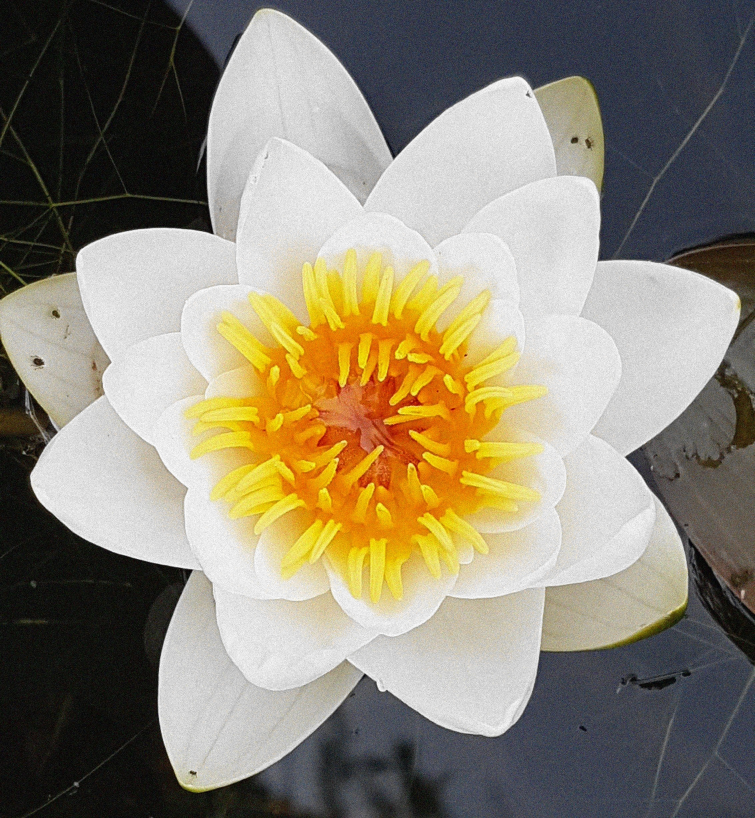
#> input picture DIP/hsv_enhance.jpg, 2264 x 2454 px (shown at 1/3 size)
$ python zad3.py
#> lines starting #> are read from the running program, lines starting #| are printed output that depends on the picture; after the words box and inside, x2 and y2 are one past the last pixel; in counts of white or black regions, pixels touching at a corner belong together
import cv2 as cv
import numpy as np

# hue [0, 179]
# saturation [0, 255]
# value [0, 255]
### o (e, e, e) (d, d, d, d) (t) (ddddddddddd)
'''
e
e
e
d
d
d
d
d
d
d
d
d
d
d
d
d
d
t
d
d
d
d
d
d
'''
###
'''
e
e
e
d
d
d
d
d
d
d
d
t
d
d
d
d
d
d
d
d
'''
cv.namedWindow("work", cv.WINDOW_NORMAL)
cv.resizeWindow("work", 1400, 900)
cv.namedWindow("work_previous_step", cv.WINDOW_NORMAL)
cv.resizeWindow("work_previous_step", 1400, 900)
'''
cv.namedWindow("output", cv.WINDOW_NORMAL)
cv.resizeWindow("output", 1400, 900)

cv.namedWindow("bgr", cv.WINDOW_NORMAL)
cv.resizeWindow("bgr", 1400, 900)
cv.namedWindow("hsv_enhance", cv.WINDOW_NORMAL)
cv.resizeWindow("hsv_enhance", 1400, 900)
cv.namedWindow("binary", cv.WINDOW_NORMAL)
cv.resizeWindow("binary", 1400, 900)
cv.namedWindow("edges", cv.WINDOW_NORMAL)
cv.resizeWindow("edges", 1400, 900)
# Read image
bgr = cv.imread("/home/kacper/Documents/LaTex/DIP/DIPz1Photo.jpg")
hsv = cv.cvtColor(bgr, cv.COLOR_BGR2HSV) # konwersja
hsv_s = np.copy(hsv)
(h, s, v) = cv.split(hsv_s)
for i in range(len(s)):
    for j in range(len(s[i])):
        if s[i][j] > (255 * 0.9):
            s[i][j] = 255
        else:
            s[i][j] = max(0, (5.0 / 4.0) * s[i][j] - (0.15*255))

binary = cv.adaptiveThreshold(v, 255, cv.ADAPTIVE_THRESH_MEAN_C, cv.THRESH_BINARY_INV, 151, 5)
hsv_s = cv.merge((h, s, v))

'''
# displaying output
#hsv_s = cv.cvtColor(hsv_s, cv.COLOR_HSV2BGR)
#cv.imwrite("hsv_s.jpg", hsv_s) to save


####
#   DRUGA CZĘŚĆ ZASTOSOWANIE MORFOLOGICZNYCH OPERACJI
####

hsv_s = cv.imread("hsv_enhance.jpg")
#> hsv_s is the input picture: shape (2454, 2264, 3); mean B, G, R 115.5, 133.6, 141.4
gray = cv.imread("value_gray.jpg", cv.COLOR_BGR2GRAY)
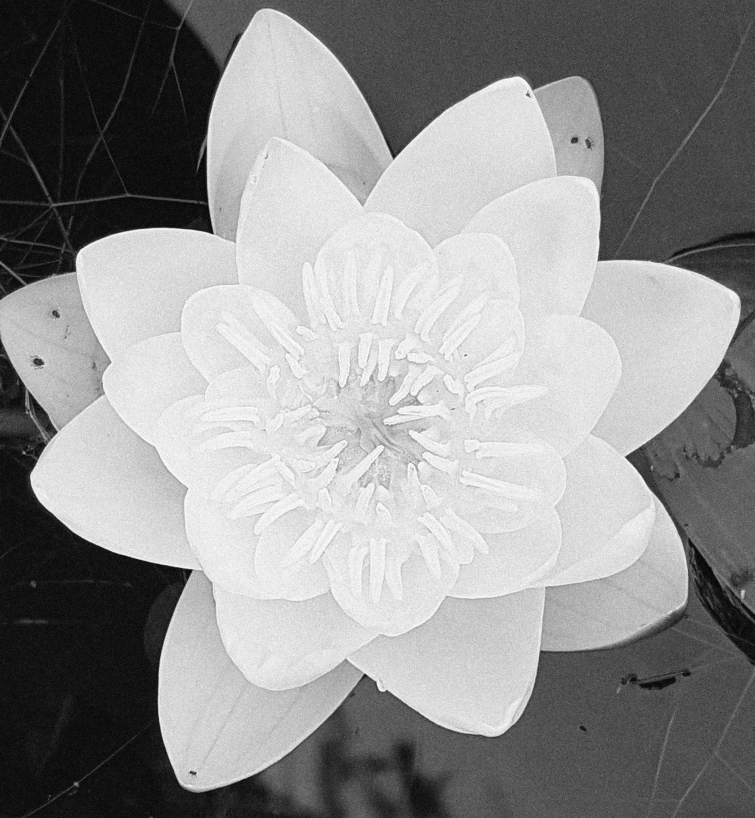
#> input picture DIP/value_gray.jpg, 2264 x 2454 px (shown at 1/3 size)
#> gray is the input picture: shape (2454, 2264); min 0, max 255, mean 145.4
binary = cv.adaptiveThreshold(gray, 255, cv.ADAPTIVE_THRESH_MEAN_C, cv.THRESH_BINARY_INV, 97, 10)
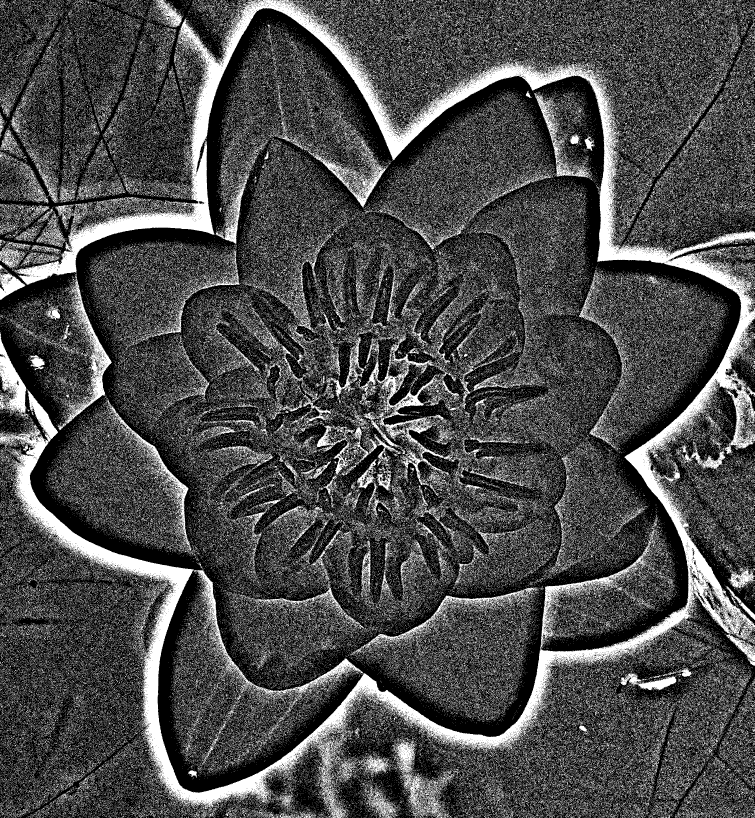
#> binary: shape (2454, 2264) (shown at 1/3 size); 29.5% white; 240007 white regions (232279 under 20 px), largest, box (x1, y1, x2, y2) and area: (0, 0, 2264, 2454) 384363, (1073, 998, 1383, 1478) 21401, (582, 1710, 1089, 2126) 15322

kernel = cv.getStructuringElement(cv.MORPH_CROSS, (3, 3))
start = np.copy(binary)
img_output = start
# Create an empty output image to hold values
#thin = np.zeros(binary.shape, dtype='uint8')
#img = img_output
#img_output = cv.morphologyEx(start, cv.MORPH_OPEN, kernel)
# Loop until erosion leads to an empty set
'''
while cv.countNonZero(img_output) != 0:
    # Erosion
    erode = cv.erode(img_output, kernel)
    # Opening on eroded image
    opening = cv.morphologyEx(erode, cv.MORPH_OPEN, kernel)
    # Subtract these two
    subset = erode - opening
    # Union of all previous sets
    thin = cv.bitwise_or(subset, thin)
    # Set the eroded image for next iteration
    img_output = erode.copy()

cv.imshow('work', img)
cv.imshow('output', thin)
cv.waitKey(0)

'''

# [30 lines of commented-out code are left out]
''' # Set proper saturation
hsv_s = np.copy(hsv)
h, s, v = cv.split(hsv_s)
for line in s:
    for i, item in enumerate(line):
        if item > (255 * 0.9):
            line[i] = 255
        else:
            line[i] = max(0, 5.0/4.0 * line[i] - 0.15)

# [5 lines of commented-out code are left out]
binary = cv.adaptiveThreshold(s, 255, cv.ADAPTIVE_THRESH_MEAN_C, cv.THRESH_BINARY_INV, 9, 5)
#hsv_s = cv.Canny(v,100,200)
cv.contourArea()
'''

instruction = "s - set kernel\nk - display kernel\ne - erode with current kernel\nd - dilate with current kernel\
    \no - opening operation\nc -closing operation\nb - one step back\nr - restart the work\nq - quit\n"
print(instruction)
pocket = np.copy(binary)
work = img_output
work_ps = np.copy(hsv_s)
#kernel = np.ones((3, 3),  dtype=np.uint8)
while True:
    cv.imshow("work", work)
    cv.imshow("work_previous_step", work_ps)
    cv.waitKey(0)
    cmd = input()
    if cmd == "q":
        print("quit")
        break
    elif cmd == "e":
        work_ps = work
        work = cv.erode(work, kernel, 1)
    elif cmd == "d":
        work_ps = work
        work = cv.dilate(work, kernel, 1)
    elif cmd == "o":
        work_ps = work
        work = cv.morphologyEx(work, cv.MORPH_OPEN, kernel)
    elif cmd == "c":
        work_ps = work
        work = cv.morphologyEx(work, cv.MORPH_CLOSE, kernel)
    elif cmd == "g":
        work_ps = work
        work = cv.morphologyEx(work, cv.MORPH_GRADIENT, kernel)
    elif cmd == "s":
        print("Give the size of kernel")
        size = int(input())
        kernel = np.ones((size, size),  dtype=np.uint8)
        for i in range(len(kernel)):
            for j in range(len(kernel[i])):
                print("k[", i, "][", j, "] = ")
                kernel[i][j] = int(input())
    elif cmd == "r":
        work_ps = hsv_s
        work = binary
    elif cmd == "b":
        work = work_ps
    elif cmd == "k":
        print(kernel)
    elif cmd == "p":
        pocket = np.copy(work)
    elif cmd == "t":
        im = np.copy(work)
        thin = np.zeros(binary.shape, dtype='uint8')
        while cv.countNonZero(im) != 0:
            # Erosion
            erode = cv.erode(im, kernel)
            # Opening on eroded image
            opening = cv.morphologyEx(erode, cv.MORPH_OPEN, kernel)
            # Subtract these two
            subset = erode - opening
            # Union of all previous sets
            thin = cv.bitwise_or(subset, thin)
            # Set the eroded image for next iteration
            im = erode.copy()
        work = thin
    else:
        print(instruction)

cv.destroyAllWindows()
